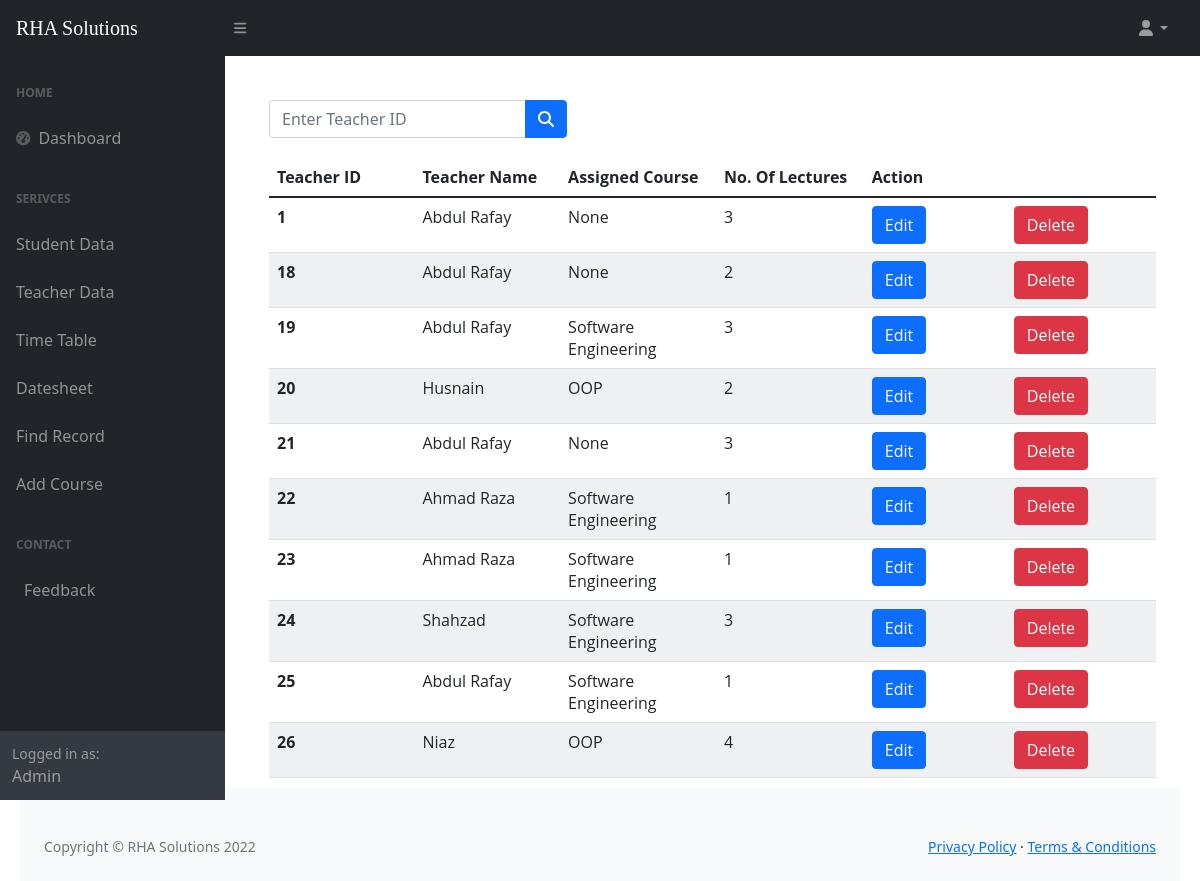
Before: /Teacher_list.php with the older database file.
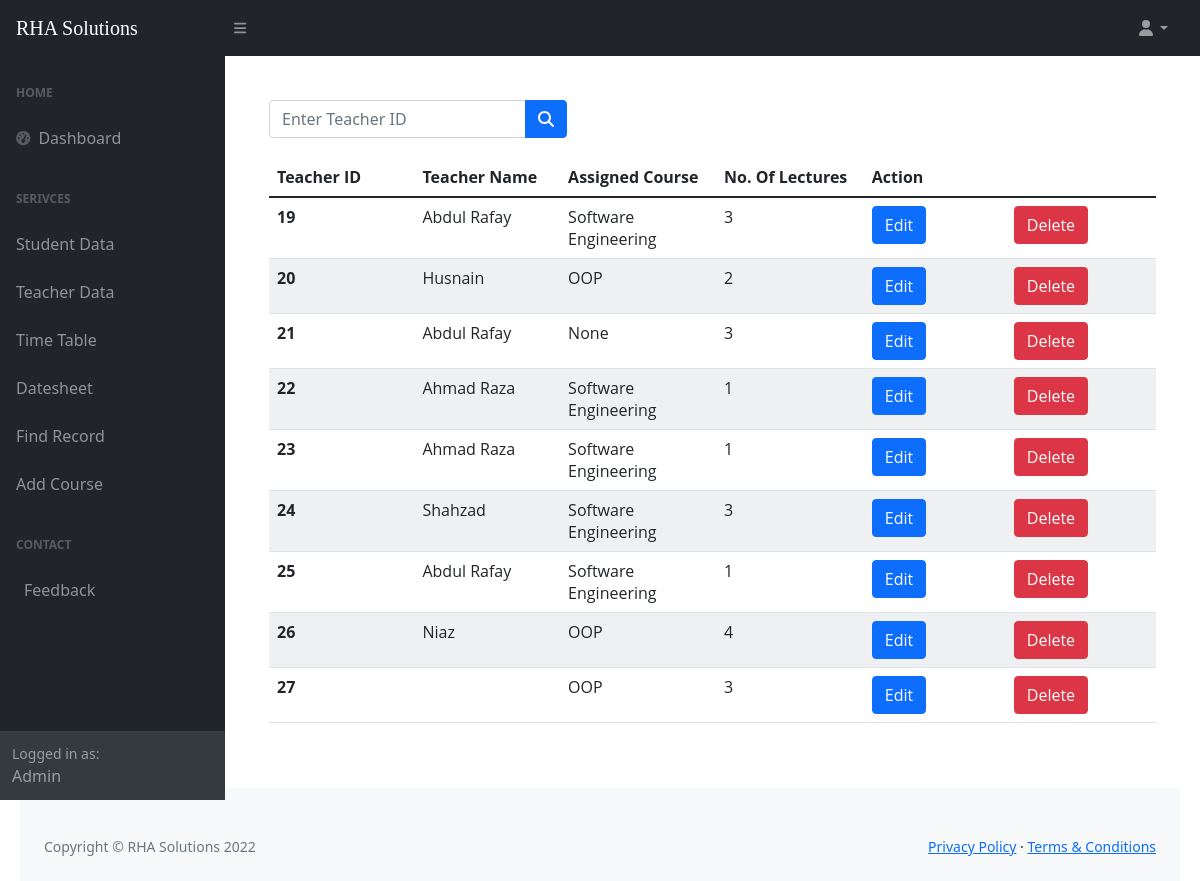
After: the same page with the newer database file.
### tables this page shows
CREATE TABLE `assign_course` (
  `t_id` int(3) NOT NULL,
  `t_name` varchar(100) NOT NULL,
  `c_id` int(3) NOT NULL,
  `c_num` int(11) NOT NULL
);

CREATE TABLE `course` (
  `c_id` int(3) NOT NULL,
  `c_name` varchar(100) NOT NULL,
  `crh` int(1) NOT NULL,
  `semester` int(1) NOT NULL
);

### Teacher_list.php (the view, shortened to what this page needs)
<?php include 'connection.php' ?>
<!DOCTYPE html>
<html lang="en">
<head>
    <link href="https://cdn.jsdelivr.net/npm/simple-datatables@latest/dist/style.css" rel="stylesheet" />
    <link href="css/styles.css" rel="stylesheet" />
</head>
<body class="sb-nav-fixed">
    <nav class="sb-topnav navbar navbar-expand navbar-dark bg-dark">
        <a class="navbar-brand ps-3" href="index.html">RHA Solutions</a>
        <button class="btn btn-link btn-sm order-1 order-lg-0 me-4 me-lg-0" id="sidebarToggle" href="#!"><i class="fas fa-bars"></i></button>
        <ul class="navbar-nav ms-auto ms-md-0 me-3 me-lg-4">
            <li class="nav-item dropdown">
                <a class="nav-link dropdown-toggle" id="navbarDropdown" href="#" role="button" data-bs-toggle="dropdown" aria-expanded="false"><i class="fas fa-user fa-fw"></i></a>
            </li>
        </ul>
    </nav>
    <div id="layoutSidenav">
        <div id="layoutSidenav_nav">
            <nav class="sb-sidenav accordion sb-sidenav-dark" id="sidenavAccordion">
                <div class="sb-sidenav-menu">
                    <div class="nav">
                        <div class="sb-sidenav-menu-heading">Home</div>
                        <a class="nav-link" href="index.html">
                            <div class="sb-nav-link-icon"><i class="fas fa-tachometer-alt"></i></div>
                            Dashboard
                        </a>
                        <div class="sb-sidenav-menu-heading">Serivces</div>
                        <a class="nav-link collapsed" href="assign_course.php">
                            Student Data
                        </a>
                        <a class="nav-link collapsed" href="assign_course.php">
                            Teacher Data
                        </a>
                        <a class="nav-link collapsed" href="timetable.html">
                            Time Table
                        </a>
                        <a class="nav-link collapsed" href="datesheet.html">
                            Datesheet
                        </a>
                        <a class="nav-link collapsed" href="database.html">
                            Find Record
                        </a>
                        <a class="nav-link collapsed" href="courses.html">
                            Add Course
                        </a>
                        <div class="sb-sidenav-menu-heading">Contact</div>
                        <a class="nav-link" href="feedback.html">
                            Feedback
                        </a>
                    </div>
                </div>
                <div class="sb-sidenav-footer">
                    <div class="small">Logged in as:</div>
                    Admin
                </div>
            </nav>
        </div>
        <div id="layoutSidenav_content">
            <main>
                <div class="container-fluid px-4">
                    <form action="Teacher_Search.php" method="GET" class="d-none d-md-inline-block form-inline ms-auto me-0 me-md-3 my-2 my-md-0">
                        <div style="margin-bottom: 20px;" class="input-group">
                            <input class="form-control" name="search" value="" type="number" placeholder="Enter Teacher ID" />
                            <button class="btn btn-primary" id="std-search" type="submit"> <i class="fas fa-search"></i></button>
                        </div>
                    </form>
                    <table class="table">
                        <thead class="thead-dark">
                            <tr>
                                <th scope="col">Teacher ID</th>
                                <th scope="col">Teacher Name</th>
                                <th scope="col">Assigned Course</th>
                                <th scope="col">No. Of Lectures</th>
                                <th scope="col" colspan="2">Action</th>
                            </tr>
                        </thead>
                        <tbody>
                            <?php
                            $query = "SELECT ac.t_id, ac.t_name, c.c_name, ac.c_num FROM  assign_course ac INNER JOIN course c WHERE ac.c_id=c.c_id";
                            $data = mysqli_query($conn, $query);
                            $res = mysqli_num_rows($data);
                            if ($res) {
                                while ($row = mysqli_fetch_array($data)) {
                            ?>
                                    <tr>
                                        <th scope="row"><?php echo $row['t_id']; ?></th>
                                        <td><?php echo $row['t_name']; ?></td>
                                        <td><?php echo $row['c_name']; ?></td>
                                        <td><?php echo $row['c_num']; ?></td>
                                        <td> <button type="button" class="btn btn-primary"><a style="color: white; text-decoration: none;" href="edit_student.php?sap_id=<?php echo $row['t_id']; ?>">Edit</a></button></td>
                                        <td> <button type="button" class="btn btn-danger"> <a style="color: white; text-decoration: none;" onclick="return confirm('Are you sure, you want to delete?')" href="delete_assign.php?t_id=<?php echo $row['t_id']; ?>">Delete</a></td>
                                    </tr>
                                <?php
                                }
                            } else {
                                ?>
                                <tr>
                                    <td>No Data Found</td>
                                </tr>
                            <?php
                            }
                            ?>
                        </tbody>
                    </table>
                </div>
        </div>
    </div>
    <footer class="py-4 bg-light mt-auto">
        <div class="container-fluid px-4">
            <br>
            <div class="d-flex align-items-center justify-content-between small">
                <div class="text-muted">Copyright &copy; RHA Solutions 2022</div>
                <div>
                    <a href="#">Privacy Policy</a>
                    &middot;
                    <a href="#">Terms &amp; Conditions</a>
                </div>
            </div>
        </div>
    </footer>
</body>
</html>

Changed rows visible on the page:
removed assign_course: t_id "1", t_name "Abdul Rafay", c.c_name "None", c_num "3"
removed assign_course: t_id "18", t_name "Abdul Rafay", c.c_name "None", c_num "2"
added assign_course: t_id "27", c.c_name "OOP", c_num "3"
